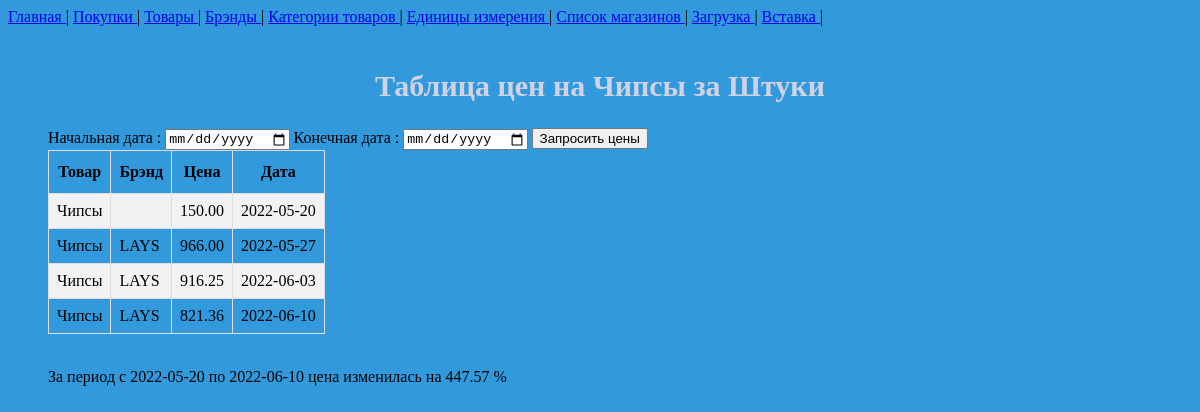
The page /price/list/1 on the database as committed earlier.
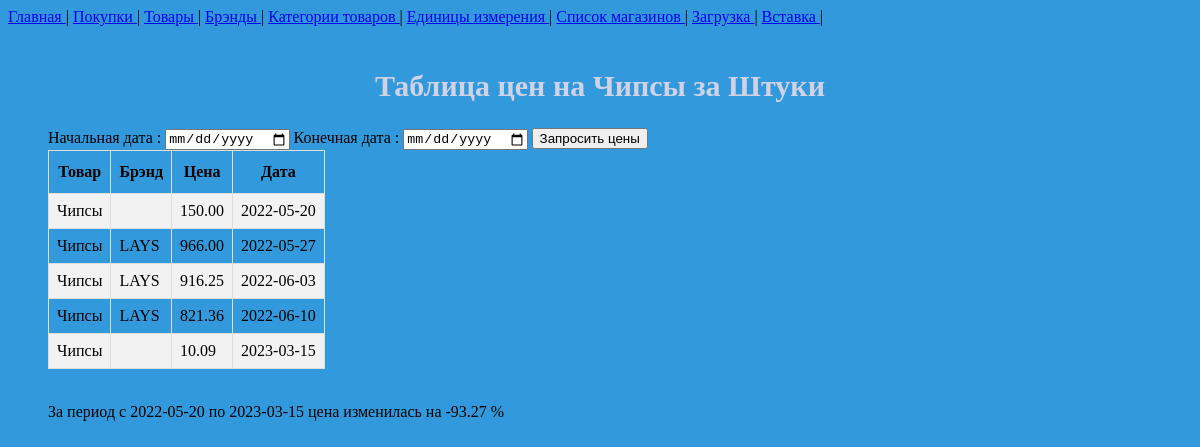
The same page on the database as committed later.
### buy/models.py (models this page shows, shortened)
class Buy(models.Model):
    product = models.ForeignKey(Product, on_delete=models.PROTECT)
    amount = models.FloatField(validators=[MinValueValidator(0), ])
    date = models.DateField()
    unit = models.ForeignKey(Unit, on_delete=models.PROTECT)
    magazine = models.ForeignKey(Magazine, models.PROTECT)
    price = models.FloatField(validators=[MinValueValidator(0), ])
    brand = models.ForeignKey(Brand, models.PROTECT, null=True, blank=True)
    def unit_price(self):
        return self.price / self.amount

class Product(models.Model):
    name = models.CharField(max_length=100)
    category = models.ForeignKey(Category, models.PROTECT, null=True, blank=True)

class Brand(models.Model):
    name = models.CharField(max_length=40)

class Unit(models.Model):
    name = models.CharField(max_length=20)
    name_mini = models.CharField(max_length=5)

### buy/views.py (the view, shortened to what this page needs)
# urls.py: path('price/list/<int:pk>', views.show_list_price, name='list-price'),
def show_list_price(request, pk: int):
    form = GetDatePeriod()
    prices = Buy.objects.filter(Q(product=pk)).order_by('date')
    return render(request, 'buy/list_price.html', {
        'date_start': prices[0].date,
        'date_end': prices[len(prices) - 1].date,
        'delta_price': delta_price(prices),
        'object_list': prices,
        'form': form,
        'pk': pk,
    })

### buy/forms.py
class GetDatePeriod(forms.Form):
    date_start = forms.DateField(label='Начальная дата ', widget=DateInput())
    date_end = forms.DateField(label='Конечная дата ', widget=DateInput())

### buy/libs/utils.py (called while the page is built)
def delta_price(list_buy):
    if len(list_buy) > 0:
        first_value = list_buy[0].unit_price()
        last_value = list_buy[len(list_buy) - 1].unit_price()
        delta = (last_value - first_value) / first_value * 100
        return delta
    else:
        return 0

### buy/templates/buy/list_price.html (shortened to what this page needs)
{% extends 'buy/base.html' %}
{% block content %}
    {% include 'includes/navbar.html' %}
    <br>
    <h2>Таблица цен на {{ object_list.0.product.name }} за {{ object_list.0.unit.name }}</h2>
    <ul>
        <form action="{% url 'list-price' pk %}" method="post">
            {{ form }}
            <button type="submit"> Запросить цены </button>
        </form>
        <table>
            <tr>
                <th>Товар</th>
                <th>Брэнд</th>
                <th>Цена</th>
                <th>Дата</th>
            </tr>
                {% for product in object_list %}
                    <tr>
                        <td> {{ product.product.name }} </td>
                        <td> {{ product.brand.name }} </td>
                        <td> {{ product.unit_price|floatformat:2 }} </td>
                        <td> {{ product.date|date:"Y-m-d" }} </td>
                    </tr>
                {% endfor %}
        </table>
        <br>
        <p> За период с {{ date_start|date:"Y-m-d"}} по {{ date_end|date:"Y-m-d" }} цена изменилась на {{ delta_price|floatformat:2 }} %</p>
    </ul>
{% endblock %}

Rows that differ between the two databases and show on the page:
added Buy: product.name "Чипсы", unit_price "10.09", date "2023-03-15"
Other text that changed with them:
{{ delta_price|floatformat:2 }}: "447.57" → "-93.27"
{{ date_end|date:"Y-m-d" }}: "2022-06-10" → "2023-03-15"
